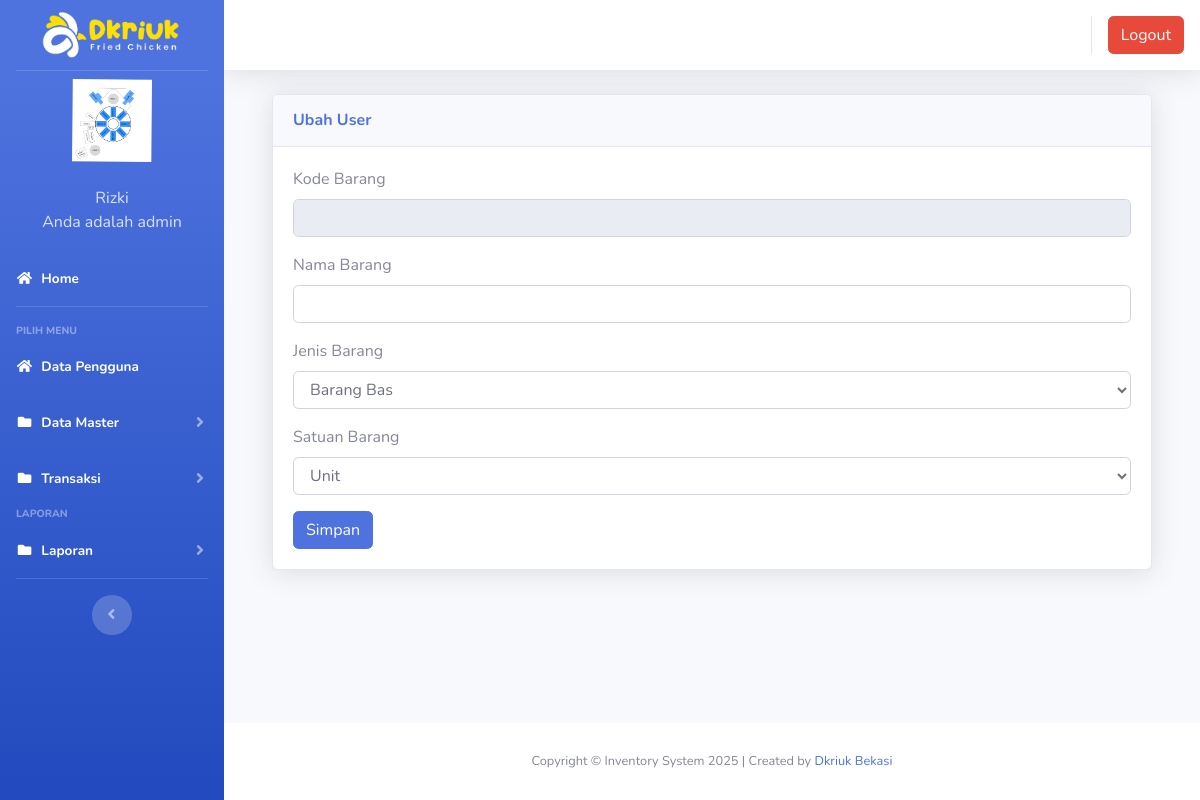
The app's page /index3.php?page=gudang&aksi=ubahgudang&kode_barang=BAR-0725001 (signed in), older data.
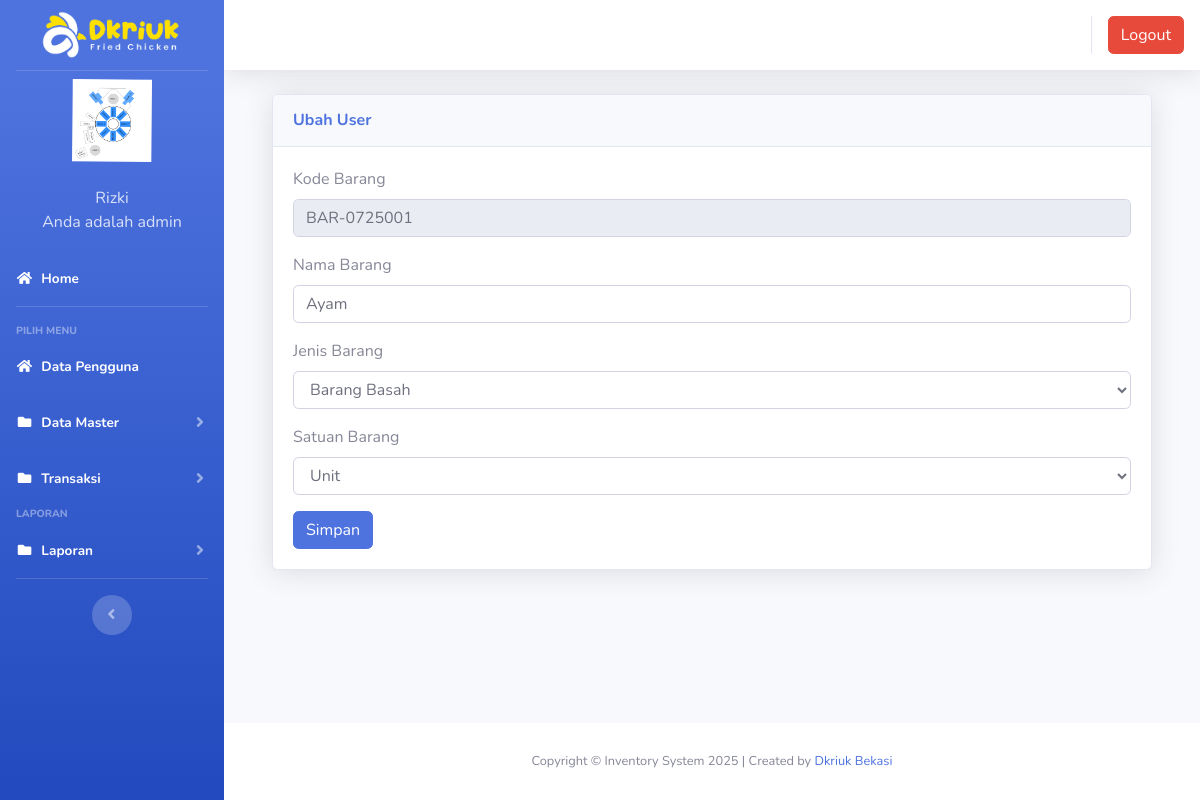
The same page, newer data.
### tables this page shows
CREATE TABLE IF NOT EXISTS `gudang` (
  `id` int(11) NOT NULL AUTO_INCREMENT,
  `kode_barang` varchar(100) NOT NULL,
  `nama_barang` varchar(100) NOT NULL,
  `jenis_barang` varchar(100) NOT NULL,
  `jumlah` int(100) NOT NULL DEFAULT 0,
  `satuan` varchar(10) NOT NULL,
  PRIMARY KEY (`id`)
);

### page/gudang/ubahgudang.php (the view, shortened to what this page needs)
<?php
 $kode_barang = $_GET['kode_barang'];
 $sql2 = $koneksi->query("select * from gudang where kode_barang = '$kode_barang'");
 $tampil = $sql2->fetch_assoc();
 ?>
  <div class="container-fluid">
          <div class="card shadow mb-4">
            <div class="card-header py-3">
              <h6 class="m-0 font-weight-bold text-primary">Ubah User</h6>
            </div>
            <div class="card-body">
              <div class="table-responsive">
							<div class="body">
							<form method="POST" enctype="multipart/form-data">
							<label for="">Kode Barang</label>
                            <div class="form-group">
                               <div class="form-line">
                                  <input type="text" name="kode_barang" class="form-control" id="kode_barang" value="<?php echo $tampil['kode_barang']; ?>" readonly />
							</div>
                            </div>
							<label for="">Nama Barang</label>
                            <div class="form-group">
                               <div class="form-line">
                                <input type="text" name="nama_barang" value="<?php echo $tampil['nama_barang']; ?>" class="form-control" />
							</div>
                            </div>
						<label for="">Jenis Barang</label>
                            <div class="form-group">
                               <div class="form-line">
                                <select name="jenis_barang" value="<?php echo $tampil['jenis_barang'];?>" class="form-control" />
								<?php
								$sql = $koneksi -> query("select * from jenis_barang order by id");
								while ($data=$sql->fetch_assoc()) {
									echo "<option value='$data[id].$data[jenis_barang]'>$data[jenis_barang]</option>";
								}
								?>
							</div>
                            </div>
							<label for="">Satuan Barang</label>
                            <div class="form-group">
                               <div class="form-line">
                                <select name="satuan" value="<?php echo $tampil['satuan'];?>" class="form-control" />
								<?php
								$sql = $koneksi -> query("select * from satuan order by id");
								while ($data=$sql->fetch_assoc()) {
									echo "<option value='$data[id].$data[satuan]'>$data[satuan]</option>";
								}
								?>
							</div>
                            </div>
							<input type="submit" name="simpan" value="Simpan" class="btn btn-primary">
							</form>

Row changes from the older to the newer data that the page shows:
added gudang: kode_barang "BAR-0725001", nama_barang "Ayam"
Text that changed along with them:
form field jenis_barang: "Barang Bas" → "Barang Basah"
